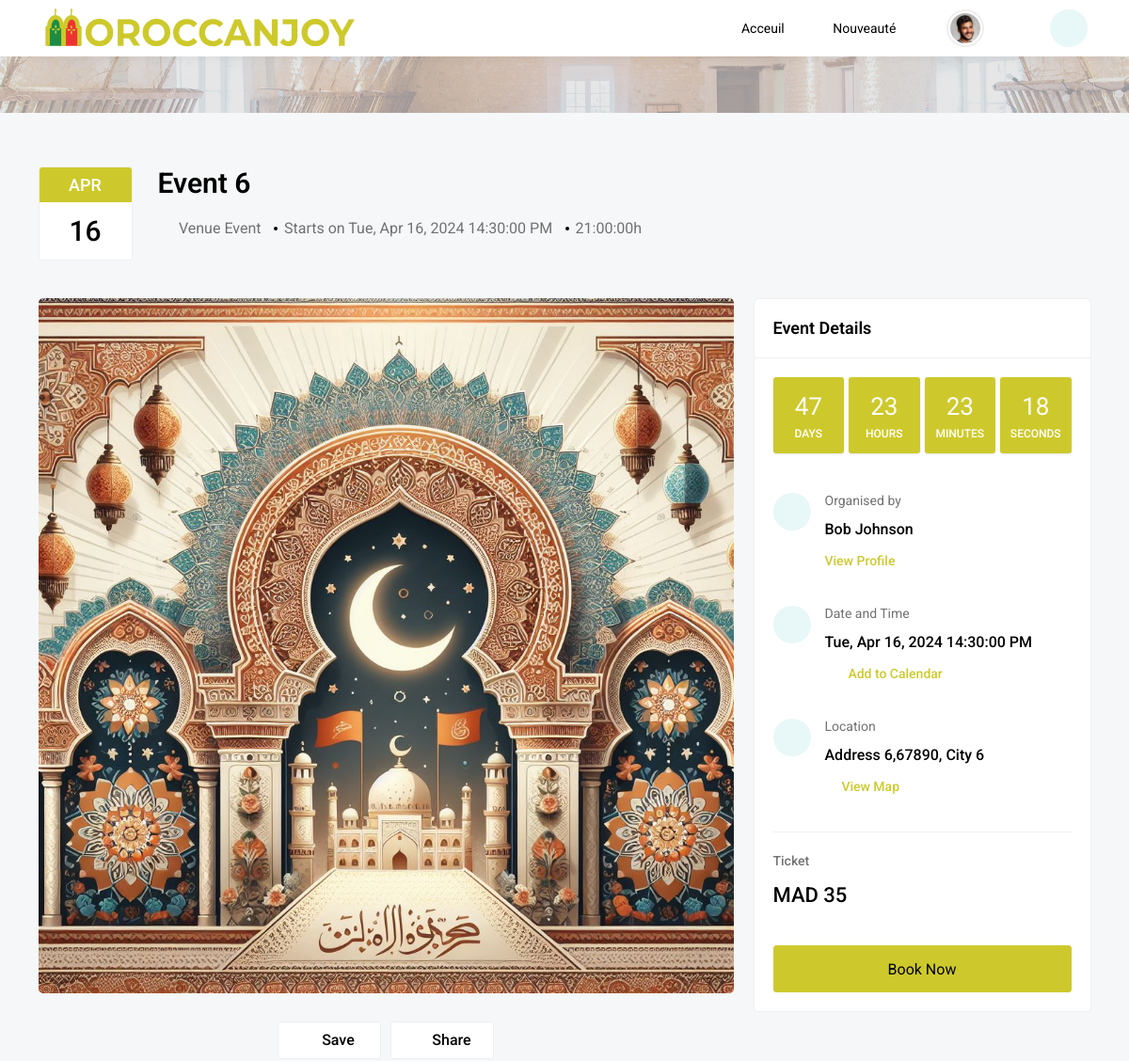
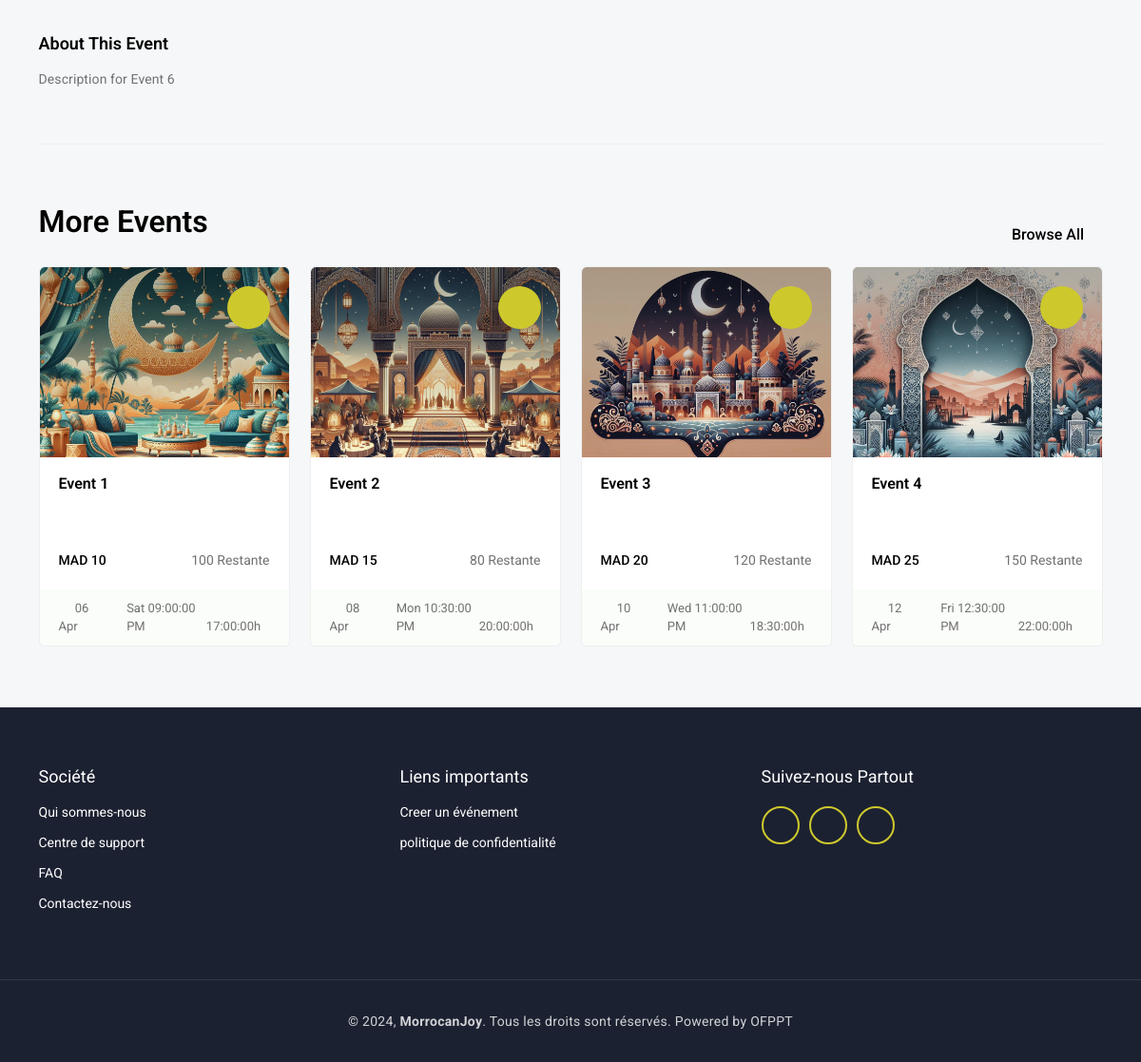
The page /venue_event_detail_view.php?event_id=66 (signed in) on the database its author committed (2 pictures, top to bottom).
### tables this page shows
CREATE TABLE `event` (
  `E_id` int NOT NULL,
  `Titre` varchar(100) DEFAULT NULL,
  `Description` varchar(200) NOT NULL,
  `Image` varchar(500) NOT NULL,
  `Heure_debut` time NOT NULL,
  `Date_debut` date NOT NULL,
  `Heure_fin` time NOT NULL,
  `Prix_ticket` float NOT NULL,
  `Nombre_tickets` int NOT NULL,
  `Ville` varchar(30) NOT NULL,
  `Zip_code` varchar(30) NOT NULL,
  `Categorie_id` int DEFAULT NULL,
  `User_id` int NOT NULL,
  `adress1` varchar(200) NOT NULL,
  `adress2` varchar(200) NOT NULL,
  `vue` int DEFAULT '0'
);

CREATE TABLE `user` (
  `User_id` int NOT NULL,
  `U_name` varchar(30) NOT NULL,
  `U_Prenom` varchar(30) NOT NULL,
  `U_email` varchar(70) NOT NULL,
  `U_password` varchar(200) NOT NULL,
  `U_telephone` varchar(30) NOT NULL,
  `U_adresse` varchar(100) NOT NULL,
  `U_dateNaissance` date NOT NULL
);

### venue_event_detail_view.php (the view, shortened to what this page needs)
<!DOCTYPE html>
<html lang="en" class="h-100">
<head>
	<link href='vendor/unicons-2.0.1/css/unicons.css' rel='stylesheet'>
	<link href="css/style.css" rel="stylesheet">
	<link href="css/responsive.css" rel="stylesheet">
	<link href="css/night-mode.css" rel="stylesheet">
	<link href="vendor/fontawesome-free/css/all.min.css" rel="stylesheet">
	<link href="vendor/OwlCarousel/assets/owl.carousel.css" rel="stylesheet">
	<link href="vendor/OwlCarousel/assets/owl.theme.default.min.css" rel="stylesheet">
	<link href="vendor/bootstrap/css/bootstrap.min.css" rel="stylesheet">
	<link href="vendor/bootstrap-select/dist/css/bootstrap-select.min.css" rel="stylesheet">
</head>
<body class="d-flex flex-column h-100">
	<?php
	include "include/navindex.php";
	?>
	<div class="wrapper">
		<div class="breadcrumb-block">
		</div>
		<div class="event-dt-block p-80">
			<div class="container">
				<div class="row">
					<?php
					require_once './connect/DataBase.php';
					$E_id = $_GET['event_id'];
					$stmt = $connection->prepare("SELECT * FROM `event` WHERE E_id = :E_id");
					$stmt->bindParam(':E_id', $E_id);
					$stmt->execute();
					$results = $stmt->fetchAll(PDO::FETCH_ASSOC);
					?>
					<?php foreach ($results as $row) : ?>
						<div class="col-xl-12 col-lg-12 col-md-12">
							<div class="event-top-dts">
								<div class="event-top-date">
									<span class="event-month"><?php $timestamp = strtotime($row['Date_debut']);
																$monthAbbreviation = date('M', $timestamp);
																echo $monthAbbreviation;
																?></span>
									<span class="event-date"><?php $timestamp = strtotime($row['Date_debut']);
																$monthName = date('d', $timestamp);
																echo $monthName;
																?></span>
								</div>
								<div class="event-top-dt">
									<h3 class="event-main-title"><?php echo $row['Titre'];
									$_SESSION['eventname'] =$row['Titre']?></h3>
									<div class="event-top-info-status">
										<span class="event-type-name"><i class="fa-solid fa-location-dot"></i>Venue Event</span>
										<span class="event-type-name details-hr">Starts on <span class="ev-event-date"><?php
																														$timestamp = strtotime($row['Date_debut']);
																														$dayAbbreviation = date('D', $timestamp);
																														$monthAbbreviation = date('M', $timestamp);
																														$day = date('d', $timestamp);
																														$year = date('Y', $timestamp);
																														echo "$dayAbbreviation, ";
																														echo "$monthAbbreviation ";
																														echo "$day, ";
																														echo "$year ";
																														?>
												<?php echo $row['Heure_debut'];
												$_SESSION['date']=$dayAbbreviation.",  ".$monthAbbreviation."/".$day."/".$year." Durée: ".$row['Heure_fin']; ?> PM</span></span>
										<span class="event-type-name details-hr"><?php echo $row['Heure_fin']; ?>h</span>
									</div>
								</div>
							</div>
						</div>
						<div class="col-xl-8 col-lg-7 col-md-12">
							<div class="main-event-dt">
								<div class="event-img">
									<img src="upload/images/<?php echo $row['Image']; ?>" alt="Event Image">
								</div>
								<div class="share-save-btns dropdown">
									<?php
									require_once './connect/DataBase.php';
									if (isset($_SESSION['user']['User_id'])) {
										$user_id = $_SESSION['user']['User_id'];
										if (isset($_GET['event_id'])) {
											$event_id = $_GET['event_id'];
										} else {
											echo "Event ID not provided in the URL";
											exit;
										}
									} else {
										echo "User not logged in";
										exit;
									}
									?>
									<form id="saveEventForm" action="" method="post">
										<?php
										$check_query = "SELECT * FROM `saveevent` WHERE User_id = :user_id AND E_id = :event_id";
										$check_statement = $connection->prepare($check_query);
										$check_statement->bindParam(':user_id', $user_id);
										$check_statement->bindParam(':event_id', $event_id);
										$check_statement->execute();
										if ($check_statement->rowCount() > 0) {
											echo '<button type="button" class="sv-btn me-2" name="delete_event"><i class="fa-solid fa-bookmark me-2"></i>Saved</button>';
										} else {
											echo '<button type="button" class="sv-btn me-2" name="add_event"><i class="fa-regular fa-bookmark me-2"></i>Save</button>';
										}
										?>
									<button class="sv-btn" data-bs-toggle="dropdown" aria-expanded="false"><i class="fa-solid fa-share-nodes me-2"></i>Share</button>
									</form>
								</div>
								<div class="main-event-content">
									<h4>About This Event</h4>
									<p><?php echo $row['Description']; ?></p>
								</div>
							</div>
						</div>
						<div class="col-xl-4 col-lg-5 col-md-12">
							<div class="main-card event-right-dt">
								<div class="bp-title">
									<h4>Event Details</h4>
								</div>
								<div class="time-left">
									<div class="countdown">
										<div class="countdown-item">
											<span id="day"></span>days
										</div>
										<div class="countdown-item">
											<span id="hour"></span>Hours
										</div>
										<div class="countdown-item">
											<span id="minute"></span>Minutes
										</div>
										<div class="countdown-item">
											<span id="second"></span>Seconds
										</div>
									</div>
								</div>
								<div class="event-dt-right-group mt-5">
									<div class="event-dt-right-icon">
										<i class="fa-solid fa-circle-user"></i>
									</div>
									<div class="event-dt-right-content">
									<h4>Organised by</h4>
                                        <?php
                                        $stmt = $connection->prepare("SELECT U_name, U_Prenom FROM user WHERE User_id = :user_id");
                                        $stmt->bindParam(":user_id", $row['User_id']);
                                        $stmt->execute();
                                        $user = $stmt->fetch(PDO::FETCH_ASSOC);
                                        ?>
                                        <h5><?php echo $user['U_name'] . " " . $user['U_Prenom']; ?></h5>
										<a href="attendee_profile_view.php">View Profile</a>
									</div>
								</div>
								<div class="event-dt-right-group">
									<div class="event-dt-right-icon">
										<i class="fa-solid fa-calendar-day"></i>
									</div>
									<div class="event-dt-right-content">
										<h4>Date and Time</h4>
										<h5><?php
											$timestamp = strtotime($row['Date_debut']);
											$dayAbbreviation = date('D', $timestamp);
											$monthAbbreviation = date('M', $timestamp);
											$day = date('d', $timestamp);
											$year = date('Y', $timestamp);
											echo "$dayAbbreviation, ";
											echo "$monthAbbreviation ";
											echo "$day, ";
											echo "$year ";
											?> <?php echo $row['Heure_debut']; ?> PM</h5>
										<div class="add-to-calendar">
											<a href="#" role="button" data-bs-toggle="dropdown" aria-expanded="false">
												<i class="fa-regular fa-calendar-days me-3"></i>Add to Calendar
											</a>
										</div>
									</div>
								</div>
								<div class="event-dt-right-group">
									<div class="event-dt-right-icon">
										<i class="fa-solid fa-location-dot"></i>
									</div>
									<div class="event-dt-right-content">
										<h4>Location</h4>
										<h5 class="mb-0"><?php echo $row['adress1']; ?>,<?php echo $row['Zip_code']; ?>, <?php echo $row['Ville']; ?></h5>
										<a href="#"><i class="fa-solid fa-location-dot me-2"></i>View Map</a>
									</div>
								</div>
								<form action="" method="post">
									<div class="select-tickets-block">
										<div class="xtotel-tickets-count">
											<div class="x-title">Ticket</div>
											<h4>MAD <span><?php echo $row['Prix_ticket'];
											$_SESSION['Prix_ticket']= $row['Prix_ticket'];?></span></h4>
										</div>
									</div>
									<div class="booking-btn">
										<input type="submit" value="Book Now" name="Booknow" class="main-btn btn-hover w-100">
									</div>
								</form>
							</div>
						</div>
					<?php endforeach; ?>
					<div class="col-xl-12 col-lg-12 col-md-12">
						<div class="more-events">
							<div class="main-title position-relative">
								<h3>More Events</h3>
								<a href="index.php" class="view-all-link">Browse All<i class="fa-solid fa-right-long ms-2"></i></a>
							</div>
							<div>
								<div class="row" data-ref="event-filter-content">
									<?php
									require_once './connect/DataBase.php';
									$events = $connection->query("SELECT * FROM `event` limit 4 ")->fetchAll(PDO::FETCH_ASSOC);
									foreach ($events as $row) : ?>
										<div class="col-xl-3 col-lg-4 col-md-6 col-sm-12 mix arts concert workshops volunteer sports health_Wellness " data-ref="mixitup-target">
											<div class="main-card mt-4">
												<div class="event-thumbnail">
													<a href="venue_event_detail_view.php?event_id=<?php echo $row['E_id']; ?>" class="thumbnail-img">
														<img src="upload/images/<?php echo $row['Image']; ?>" alt="Event Image">
													</a>
													<span class="bookmark-icon" title="Bookmark"></span>
												</div>
												<div class="event-content">
													<a href="venue_event_detail_view.php?event_id=<?php echo $row['E_id']; ?>" class="event-title"><?php echo $row['Titre']; ?></a>
													<div class="duration-price-remaining">
														<span class="duration-price">MAD <?php echo $row['Prix_ticket']; ?></span>
														<span class="remaining"><i class="fa-solid fa-ticket fa-rotate-90"></i><?php echo $row['Nombre_tickets']; ?> Restante</span>
													</div>
												</div>
												<div class="event-footer">
													<div class="event-timing">
														<div class="publish-date">
															<span><i class="fa-solid fa-calendar-day me-2"></i><?php
																												$timestamp = strtotime($row['Date_debut']);
																												$day = date('d', $timestamp);
																												$monthAbbreviation = date('M', $timestamp);
																												echo "$day ";
																												echo "$monthAbbreviation";
																												?></span>
															<span class="dot"><i class="fa-solid fa-circle"></i></span>
															<span><?php
																	$timestamp = strtotime($row['Date_debut']);
																	$dayAbbreviation = date('D', $timestamp);
																	echo "$dayAbbreviation ";
																	?><?php echo $row['Heure_debut']; ?> PM</span>
														</div>
														<span class="publish-time"><i class="fa-solid fa-clock me-2"></i><?php echo $row['Heure_fin']; ?>h</span>
													</div>
												</div>
											</div>
										</div>
									<?php endforeach; ?>
								</div>
							</div>
						</div>
					</div>
				</div>
			</div>
		</div>
	</div>
	<?php include "include/Footer.php" ?>
</body>
</html>

### include/navindex.php (shortened to what this page needs)
<header class="header">
	<div class="header-inner">
		<?php
			if(isset($_SESSION['user']) && isset($_SESSION['user']['U_email']) && isset($_SESSION['user']['U_name'])) {
		?>
			<nav class="navbar navbar-expand-lg bg-barren barren-head navbar fixed-top justify-content-sm-start pt-0 pb-0 ps-lg-0 pe-2">
				<div class="container">
					<a class="navbar-brand order-1 order-lg-0 ml-lg-0 ml-2 me-auto" href="index.php">
						<div class="main-logo" id="logo">
							<img src="images/logo.svg" alt="">
						</div>
					</a>
					<div class="offcanvas offcanvas-start" tabindex="-1" id="offcanvasNavbar" aria-labelledby="offcanvasNavbarLabel">
						<div class="offcanvas-body">
							<ul class="navbar-nav justify-content-end flex-grow-1 pe_5">
								<li class="nav-item">
									<a class="nav-link" href="index.php">
										Acceuil
									</a>
								</li>
								<li class="nav-item">
									<a class="nav-link" href="explore_events.php">
										<i class="fa-solid fa-compass me-2"></i>Nouveauté
									</a>
								</li>
							</ul>
						</div>
					</div>
					<div class="right-header order-2">
						<ul class="align-self-stretch">
							<li class="dropdown account-dropdown order-3">
								<a href="#" class="account-link" role="button" id="accountClick" data-bs-auto-close="outside" data-bs-toggle="dropdown" aria-expanded="false">
									<img src="images/profile-imgs/img-13.jpg" alt="">
									<i class="fas fa-caret-down arrow-icon"></i>
								</a>
							</li>
							<li>
								<div class="night_mode_switch__btn">
									<div id="night-mode" class="fas fa-moon fa-sun"></div>
								</div>
							</li>
						</ul>
					</div>
				</div>
			</nav>
		<?php } ?>
	</div>
</header>

### include/Footer.php
<footer id = "footercolor" class="footer mt-auto">
		<div class="footer-top">
			<div class="container">
				<div class="row">
					<div class="col-lg-4 col-md-6">
						<div class="footer-content">
							<h4>Société</h4>
							<ul class="footer-link-list">
								<li><a href="about_us.php" class="footer-link">Qui sommes-nous</a></li>
								<li><a href="help_center.php" class="footer-link">Centre de support</a></li>
								<li><a href="faq.php" class="footer-link">FAQ</a></li>
								<li><a href="contact_us.php" class="footer-link">Contactez-nous</a></li>
							</ul>
						</div>
					</div>
					<div class="col-lg-4 col-md-6">
						<div class="footer-content">
							<h4>Liens importants</h4>
							<ul class="footer-link-list">
								<li><a href="create_venue_event.php" class="footer-link">Creer un événement </a></li>
								<li><a href="privacy_policy.php" class="footer-link">politique de confidentialité</a></li>
							</ul>
						</div>
					</div>
					<div class="col-lg-4 col-md-6">
						<div class="footer-content">
							<h4>Suivez-nous Partout</h4>
							<div class="social-links">
										<a href="#" class="social-link" data-bs-toggle="tooltip" data-bs-placement="top" title="Facebook"><i class="fab fa-facebook-square"></i></a>
										<a href="#" class="social-link" data-bs-toggle="tooltip" data-bs-placement="top" title="Instagram"><i class="fab fa-instagram"></i></a>
										<a href="#" class="social-link" data-bs-toggle="tooltip" data-bs-placement="top" title="Youtube"><i class="fab fa-youtube"></i></a>
							</div>
						</div>
					</div>
				</div>
			</div>
		</div>
		<div class="footer-bottom">
			<div class="container">
				<div class="row">
					<div class="col-12">
						<div class="footer-copyright-text">
							<p class="mb-0">© 2024, <strong>MorrocanJoy</strong>. Tous les droits sont réservés. Powered by OFPPT</p>
						</div>
					</div>
				</div>
			</div>
		</div>
	</footer>

### css/responsive.css (style rules this page uses)
@media (min-width: 1200px) { .navbar-expand-lg .navbar-nav .nav-link { padding-right: 1.2rem !important; padding-left: 1.2rem !important; } }

### rows shown on the page
event: Date_debut "APR", Date_debut "16", Titre "Event 6", Date_debut "Tue", Date_debut "Apr", Date_debut "2024", Heure_debut "14:30:00", Heure_fin "21:00:00", Image (picture), Description "Description for Event 6", User.U_name "Bob", User.U_Prenom "Johnson", adress1 "Address 6", Zip_code "67890", Ville "City 6", Prix_ticket "35"
event: Image (picture), Titre "Event 1", Prix_ticket "10", Nombre_tickets "100", Date_debut "06", Date_debut "Apr", Date_debut "Sat", Heure_debut "09:00:00", Heure_fin "17:00:00"
event: Image (picture), Titre "Event 2", Prix_ticket "15", Nombre_tickets "80", Date_debut "08", Date_debut "Apr", Date_debut "Mon", Heure_debut "10:30:00", Heure_fin "20:00:00"
event: Image (picture), Titre "Event 3", Prix_ticket "20", Nombre_tickets "120", Date_debut "10", Date_debut "Apr", Date_debut "Wed", Heure_debut "11:00:00", Heure_fin "18:30:00"
event: Image (picture), Titre "Event 4", Prix_ticket "25", Nombre_tickets "150", Date_debut "12", Date_debut "Apr", Date_debut "Fri", Heure_debut "12:30:00", Heure_fin "22:00:00"
